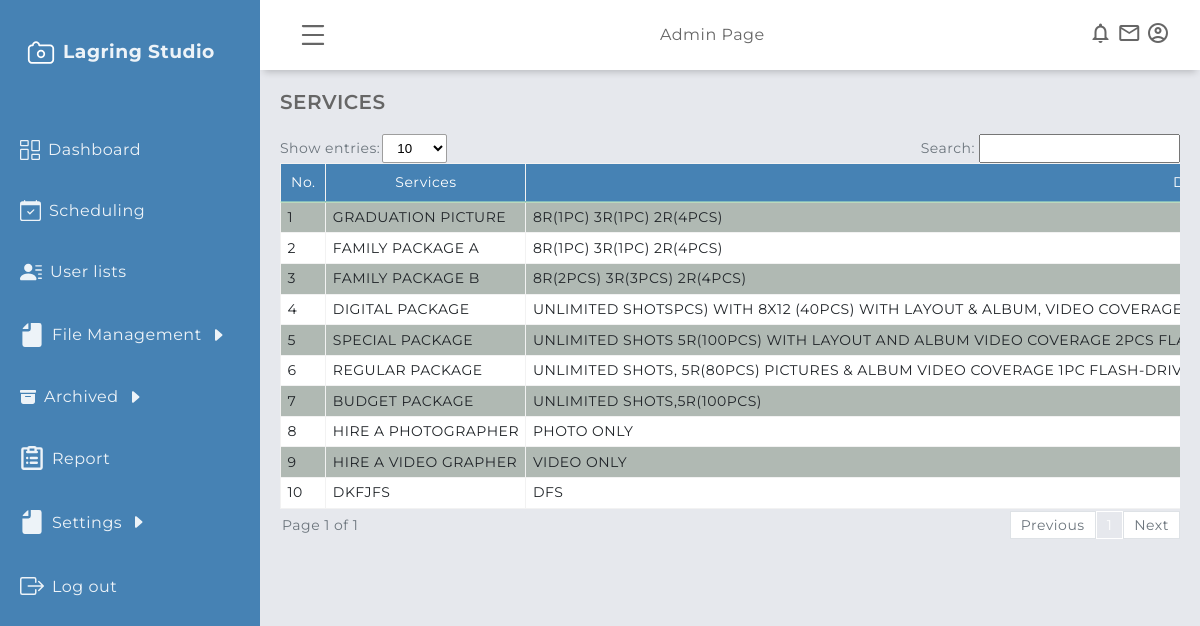
The page /user/services.php (signed in) on the database its author committed.
### tables this page shows
CREATE TABLE IF NOT EXISTS `services` (
  `service_id` int NOT NULL AUTO_INCREMENT,
  `service_name` varchar(250) NOT NULL,
  `service_image` varchar(255) NOT NULL,
  `service_description` varchar(500) NOT NULL,
  `service_type` varchar(200) NOT NULL,
  `service_price` int DEFAULT NULL,
  `service_date_added` datetime NOT NULL DEFAULT CURRENT_TIMESTAMP,
  `archived_flag` int NOT NULL DEFAULT '1',
  PRIMARY KEY (`service_id`)
);

### user/services.php (the view, shortened to what this page needs)
<?php
   include('session.php');
?>
<!DOCTYPE html>
<html lang="en">
    <head>
        <link rel="stylesheet" href="../assets/global/css/design.css" />
        <link rel="stylesheet" href="../assets/global/css/table.css" />
        <link rel="stylesheet" href="../assets/global/css/global.css" />
        <link rel="stylesheet" href="../assets/admin/css/dashboardcontainer.css" />
    </head>
    <body>
        <?php require "header/header.php"?>
        <?php require "navigation/sidebar.php"?>
        <main class="main-container">
            <div class="main-title">
                <p class="font-weight-bold">SERVICES</p>
            </div>
        <div class= "showAndSearch  text-secondary align-items-center mb-1">
                        <div class= "align-items-center">
                            <label >Show entries:</label>
                            <select id="entriesPerPage">
                                <option value="10">10</option>
                            </select>
                        </div>
                        <div class= "align-items-center">
                            <label for="searchInput" class="pr-1" >Search:</label>
                            <div style="position: relative;">
                                <input type="text" id="searchInput" >
                            </div>
                        </div>
                        <div id="table1" class="table-group-container active">
                            <table id="table1" class="table table-striped table-bordered w-100">
                                <thead>
                                    <tr>
                                        <th>No.</th>
                                        <th>Services</th>
                                        <th>Description</th>
                                    </tr>
                                </thead>
                                <tbody>
<?php
                                    $i = 1;
                                    $sql = mysqli_query($connection, "SELECT * FROM services WHERE archived_flag = 1") or die(mysqli_error($connection));
                                    if (mysqli_num_rows($sql) > 0) {
                                    while ($row = mysqli_fetch_array($sql)) {
                                        $sername = $row['service_name'];
                                        $serdesc = $row['service_description'];
                                    ?>
                                    <tr>
                                        <td><?php echo $i++ ?></td>
                                        <td><?php echo strtoupper($sername);?></td>
                                        <td><?php echo strtoupper($serdesc);?></td>
                                    </tr>
                                    <?php
                                    }}
                                    else {echo '<tr><td colspan="4" style="text-align: center;">No records found.</td></tr>';}
                                ?>
                                </tbody>
                            </table>
                        </div>
                        <div class="pagination-container">
                            <div id="pagination-label"></div>
                            <div id="pagination" class="pagination"></div>
                        </div>
                    </div>
            </main>
    </body>
</html>

### assets/global/css/design.css (style rules this page uses)
:root { --blue1: rgba(36, 175, 242); --blue2: rgba(7, 164, 241); --blue3: rgba(23, 147, 217); --blue4: rgba(4, 127, 204); --blue5: rgba(30,144,255); --light_blue: rgba(63, 194, 250); --dim_blue: rgba(137, 192, 223); --dark_blue: rgba(30, 70, 139); --gray: rgba(208, 216, 227); --dark_gray: rgba(141, 164, 196); --dirty_white: rgba(244, 244, 244); --red: rgba(254, 0, 0); --maroon: rgba(154, 0, 0); }
* { margin: 0; padding: 0; box-sizing: border-box; }
body { font-family: "Montserrat", sans-serif; letter-spacing: 0.5px; line-height: 1.2; scrollbar-color: smooth; background-color: #e6e8ed; color: #666666; }
.font-weight-bold { font-weight: 600; }

### assets/global/css/table.css (style rules this page uses)
.table { width: 100%; margin-bottom: 2px; color: #212529; border-collapse: collapse; white-space: nowrap; }
.table th, .table td { padding: 0.4rem; align-items: center; border-top: 1px solid #cafaca77; }
.table thead th { vertical-align: bottom; border-bottom: 2px solid #cafaca77; background-color: #21232d; color: white; font-weight: normal; text-align: center; }
#table1 tbody tr:nth-child(odd) { background-color: #73847377; }
#table1 tbody tr:nth-child(even) { background-color: #ffffff; }
.table-bordered { border: 1px solid #cafaca77; }
.table-bordered th, .table-bordered td { border: 1px solid hsl(0, 0%, 95%); }
.table-bordered thead th, .table-bordered thead td { border-bottom-width: 2px; background: #4682B4; padding: 10px 10px; }
.table-striped tbody tr { background-color: rgba(0, 0, 0, 0.1); }
#entriesPerPage { background-color: white; border: 1px solid rgb(158, 158, 158); border-radius: 2px; padding: 5px 10px; align-items: center; margin-left: 2px; outline: none; }
#searchInput { padding: 5px 10px; outline: none; }
.showAndSearch { display: flex; justify-content: space-between; flex-wrap: wrap; font-size: 14px; margin-bottom: 10px; }
.pagination-container { display: flex; justify-content: space-between; align-items: center; font-size: 14px; width: 100%; }
#pagination-label { color: #6c757d; padding-left: 2px; }
.pagination { display: flex; align-items: center; }
.table-group-container { display: none; overflow-x: auto; }
.table-group-container.active { display: block; width: 100%; }

### assets/global/css/global.css (style rules this page uses)
.mb-1 { margin-bottom: 0.25rem; }
.pr-1 { padding-right: 0.25rem; }
.text-secondary { color: #6c757d !important; }
* { margin: 0; padding: 0; box-sizing: border-box; }
.w-100 { width: 100% !important; }
.align-items-center { display: flex; align-items: center; }

### assets/admin/css/dashboardcontainer.css (style rules this page uses)
.main-container { margin-top: 70px; margin-left: 260px; padding: 1.25rem; min-height: calc(100vh - 70px); transition: all 0.5s; -webkit-transition: all 0.5s; z-index: 8; }
.main-title { margin: 0 0 1.25rem 0; }
.main-title p { font-size: 1.25rem; }

### rows shown on the page
services: service_name "GRADUATION PICTURE", service_description "8R(1PC) 3R(1PC) 2R(4PCS)"
services: service_name "FAMILY PACKAGE A", service_description "8R(1PC) 3R(1PC) 2R(4PCS)"
services: service_name "FAMILY PACKAGE B", service_description "8R(2PCS) 3R(3PCS) 2R(4PCS)"
services: service_name "DIGITAL PACKAGE", service_description "UNLIMITED SHOTSPCS) WITH 8X12 (40PCS) WITH LAYOUT & ALBUM, VIDEO…"
services: service_name "SPECIAL PACKAGE", service_description "UNLIMITED SHOTS 5R(100PCS) WITH LAYOUT AND ALBUM VIDEO COVERAGE 2PCS…"
services: service_name "REGULAR PACKAGE", service_description "UNLIMITED SHOTS, 5R(80PCS) PICTURES & ALBUM VIDEO COVERAGE 1PC…"
services: service_name "BUDGET PACKAGE", service_description "UNLIMITED SHOTS,5R(100PCS)"
services: service_name "HIRE A PHOTOGRAPHER", service_description "PHOTO ONLY"
services: service_name "HIRE A VIDEO GRAPHER", service_description "VIDEO ONLY"
services: service_name "DKFJFS", service_description "DFS"
